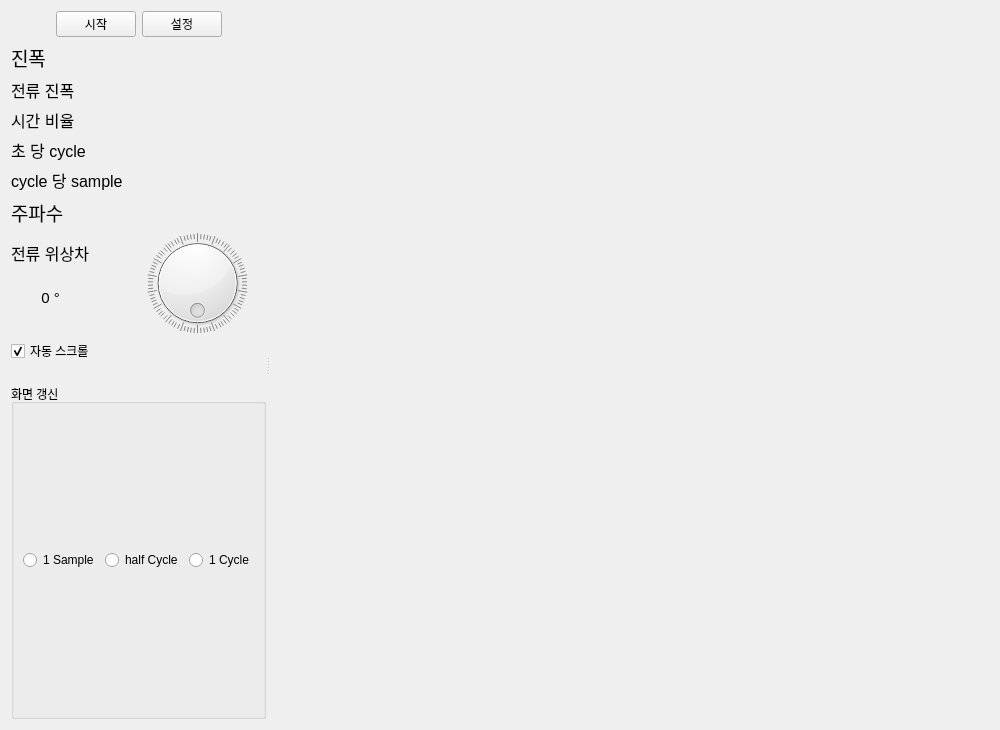
<?xml version="1.0" encoding="UTF-8"?>
<ui version="4.0">
 <class>MainView</class>
 <widget class="QWidget" name="MainView">
  <property name="geometry">
   <rect>
    <x>0</x>
    <y>0</y>
    <width>1000</width>
    <height>730</height>
   </rect>
  </property>
  <property name="windowTitle">
   <string>Form</string>
  </property>
  <layout class="QGridLayout" name="gridLayout">
   <item row="0" column="0">
    <widget class="QSplitter" name="splitter">
     <property name="orientation">
      <enum>Qt::Orientation::Horizontal</enum>
     </property>
     <widget class="QWidget" name="controlPanel" native="true">
      <layout class="QGridLayout" name="gridLayout_2">
       <item row="2" column="0">
        <widget class="QGroupBox" name="updateModeGroupBox">
         <property name="title">
          <string>화면 갱신</string>
         </property>
         <layout class="QGridLayout" name="gridLayout_3">
          <item row="0" column="0">
           <layout class="QHBoxLayout" name="horizontalLayout_2">
            <item>
             <widget class="QRadioButton" name="perSampleRadioButton">
              <property name="text">
               <string>1 Sample</string>
              </property>
             </widget>
            </item>
            <item>
             <widget class="QRadioButton" name="perHalfCycleRadioButton">
              <property name="text">
               <string>half Cycle</string>
              </property>
             </widget>
            </item>
            <item>
             <widget class="QRadioButton" name="PerCycleRadioButton">
              <property name="text">
               <string>1 Cycle</string>
              </property>
             </widget>
            </item>
           </layout>
          </item>
         </layout>
        </widget>
       </item>
       <item row="1" column="0">
        <layout class="QFormLayout" name="formLayout">
         <item row="0" column="0">
          <widget class="QLabel" name="label">
           <property name="sizePolicy">
            <sizepolicy hsizetype="Minimum" vsizetype="Minimum">
             <horstretch>0</horstretch>
             <verstretch>0</verstretch>
            </sizepolicy>
           </property>
           <property name="font">
            <font>
             <pointsize>14</pointsize>
            </font>
           </property>
           <property name="text">
            <string>진폭</string>
           </property>
          </widget>
         </item>
         <item row="0" column="1">
          <widget class="ValueControlWidget" name="voltageControlWidget" native="true"/>
         </item>
         <item row="1" column="0">
          <widget class="QLabel" name="label_2">
           <property name="font">
            <font>
             <pointsize>12</pointsize>
            </font>
           </property>
           <property name="text">
            <string>전류 진폭</string>
           </property>
          </widget>
         </item>
         <item row="1" column="1">
          <widget class="ValueControlWidget" name="currentAmplitudeControl" native="true"/>
         </item>
         <item row="2" column="0">
          <widget class="QLabel" name="label_5">
           <property name="font">
            <font>
             <pointsize>12</pointsize>
            </font>
           </property>
           <property name="text">
            <string>시간 비율</string>
           </property>
          </widget>
         </item>
         <item row="2" column="1">
          <widget class="ValueControlWidget" name="timeScaleWidget" native="true"/>
         </item>
         <item row="3" column="0">
          <widget class="QLabel" name="label_6">
           <property name="sizePolicy">
            <sizepolicy hsizetype="Minimum" vsizetype="Minimum">
             <horstretch>0</horstretch>
             <verstretch>0</verstretch>
            </sizepolicy>
           </property>
           <property name="font">
            <font>
             <pointsize>12</pointsize>
            </font>
           </property>
           <property name="text">
            <string>초 당 cycle</string>
           </property>
          </widget>
         </item>
         <item row="3" column="1">
          <widget class="ValueControlWidget" name="samplingCyclesControl" native="true"/>
         </item>
         <item row="4" column="0">
          <widget class="QLabel" name="label_8">
           <property name="sizePolicy">
            <sizepolicy hsizetype="Minimum" vsizetype="Minimum">
             <horstretch>0</horstretch>
             <verstretch>0</verstretch>
            </sizepolicy>
           </property>
           <property name="font">
            <font>
             <pointsize>12</pointsize>
            </font>
           </property>
           <property name="text">
            <string>cycle 당 sample</string>
           </property>
          </widget>
         </item>
         <item row="4" column="1">
          <widget class="ValueControlWidget" name="samplesPerCycleControl" native="true"/>
         </item>
         <item row="5" column="0">
          <widget class="QLabel" name="label_3">
           <property name="font">
            <font>
             <pointsize>14</pointsize>
            </font>
           </property>
           <property name="text">
            <string>주파수</string>
           </property>
          </widget>
         </item>
         <item row="5" column="1">
          <widget class="ValueControlWidget" name="frequencyControlWidget" native="true"/>
         </item>
         <item row="6" column="0">
          <layout class="QVBoxLayout" name="verticalLayout_2">
           <item>
            <widget class="QLabel" name="label_7">
             <property name="font">
              <font>
               <pointsize>12</pointsize>
              </font>
             </property>
             <property name="text">
              <string>전류 위상차</string>
             </property>
            </widget>
           </item>
           <item>
            <widget class="QLabel" name="currentPhaseLabel">
             <property name="font">
              <font>
               <pointsize>11</pointsize>
              </font>
             </property>
             <property name="text">
              <string>0 °</string>
             </property>
             <property name="alignment">
              <set>Qt::AlignmentFlag::AlignCenter</set>
             </property>
            </widget>
           </item>
          </layout>
         </item>
         <item row="6" column="1">
          <widget class="FineTuningDial" name="currentPhaseDial">
           <property name="maximum">
            <number>359</number>
           </property>
           <property name="wrapping">
            <bool>true</bool>
           </property>
           <property name="notchesVisible">
            <bool>true</bool>
           </property>
          </widget>
         </item>
         <item row="7" column="0">
          <widget class="QCheckBox" name="autoScrollCheckBox">
           <property name="text">
            <string>자동 스크롤</string>
           </property>
           <property name="checked">
            <bool>true</bool>
           </property>
          </widget>
         </item>
        </layout>
       </item>
       <item row="0" column="0">
        <layout class="QHBoxLayout" name="horizontalLayout">
         <item>
          <spacer name="horizontalSpacer">
           <property name="orientation">
            <enum>Qt::Orientation::Horizontal</enum>
           </property>
           <property name="sizeHint" stdset="0">
            <size>
             <width>40</width>
             <height>20</height>
            </size>
           </property>
          </spacer>
         </item>
         <item>
          <widget class="QPushButton" name="startStopButton">
           <property name="text">
            <string>시작</string>
           </property>
          </widget>
         </item>
         <item>
          <widget class="QPushButton" name="settingButton">
           <property name="text">
            <string>설정</string>
           </property>
          </widget>
         </item>
         <item>
          <spacer name="horizontalSpacer_2">
           <property name="orientation">
            <enum>Qt::Orientation::Horizontal</enum>
           </property>
           <property name="sizeHint" stdset="0">
            <size>
             <width>40</width>
             <height>20</height>
            </size>
           </property>
          </spacer>
         </item>
        </layout>
       </item>
      </layout>
     </widget>
     <widget class="GraphWindow" name="graphViewPlaceholder" native="true">
      <property name="sizePolicy">
       <sizepolicy hsizetype="Preferred" vsizetype="Preferred">
        <horstretch>1</horstretch>
        <verstretch>0</verstretch>
       </sizepolicy>
      </property>
     </widget>
    </widget>
   </item>
  </layout>
 </widget>
 <customwidgets>
  <customwidget>
   <class>ValueControlWidget</class>
   <extends>QWidget</extends>
   <header>value_control_widget.h</header>
   <container>1</container>
  </customwidget>
  <customwidget>
   <class>GraphWindow</class>
   <extends>QWidget</extends>
   <header>graph_window.h</header>
   <container>1</container>
  </customwidget>
  <customwidget>
   <class>FineTuningDial</class>
   <extends>QDial</extends>
   <header>fine_tuning_dial.h</header>
  </customwidget>
 </customwidgets>
 <resources/>
 <connections/>
</ui>
